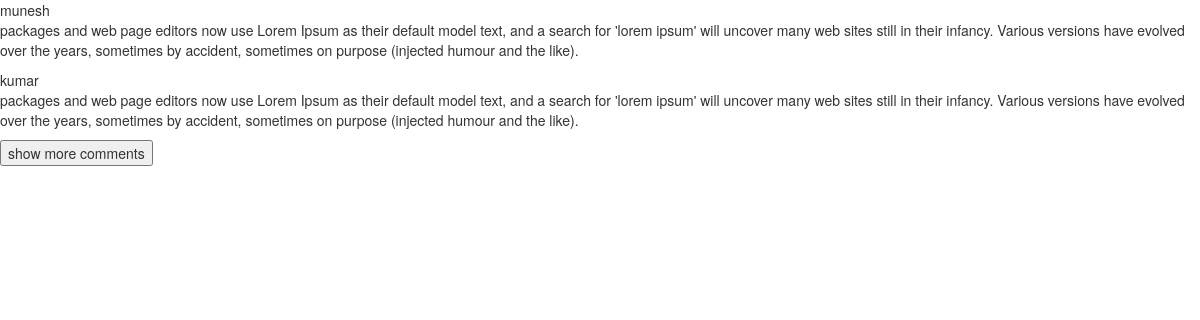
The page / on the database its author committed.
### tables this page shows
CREATE TABLE `comment` (
  `id` int(11) NOT NULL,
  `auther` text NOT NULL,
  `message` text NOT NULL
);

### index.php (the view, shortened to what this page needs)
 <?php include 'db.php';
?>
<!DOCTYPE html>
<html>
<head>
	<link rel="stylesheet" href="https://maxcdn.bootstrapcdn.com/bootstrap/3.4.1/css/bootstrap.min.css">
</head>
<body>
<div id="comments">
<?php
	$q="SELECT * FROM comment LIMIT 2 ";
	$result=mysqli_query($conn,$q);
	if (mysqli_num_rows($result)>0) {
	while ($row=mysqli_fetch_array($result)) {
		echo "<p>";
		echo $row['auther'];
		echo "<br>";
		echo $row['message'];
		echo "</p>";
	}
	}
	else{
		echo "NO COMMENTS";
	}
	?>
</div>
<button>show more comments</button>
</body>
</html>

### rows shown on the page
comment: auther "munesh", message "packages and web page editors now use Lorem Ipsum as their default model text, and a search for 'lorem ipsum' will uncover many web sites still in their infancy. Various versions have evolved over the years, sometimes by accident, sometimes on purpose (injected humour and the like)."
comment: auther "kumar", message "packages and web page editors now use Lorem Ipsum as their default model text, and a search for 'lorem ipsum' will uncover many web sites still in their infancy. Various versions have evolved over the years, sometimes by accident, sometimes on purpose (injected humour and the like)."
